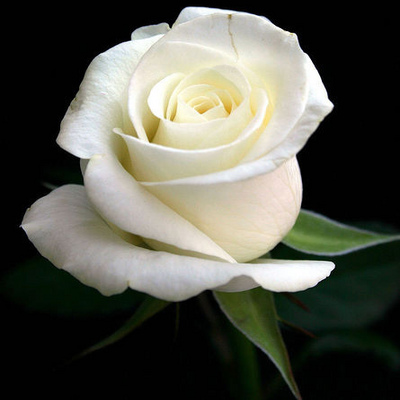
#> input picture OpenCV/rose.jpg, 400 x 400 px
$ python testing.py
#> lines starting #> are read from the running program, lines starting #| are printed output that depends on the picture
import cv2
import numpy as np
from matplotlib import pyplot as plt

img = cv2.imread('rose.jpg')
#> img is the input picture: shape (400, 400, 3); mean B, G, R 77, 87.1, 86.4
img_mpl = img[:,:,::-1] # image for use with matplotlib (abbreviated mpl)
# print img
img_gray = cv2.cvtColor(img,cv2.COLOR_BGR2GRAY)
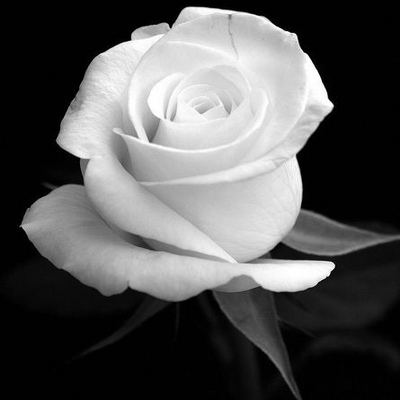
#> img_gray: shape (400, 400); min 0, max 255, mean 85.7
# print img_gray

plt.imshow(img_mpl, interpolation = 'bicubic')
# plt.imshow(img_mpl, cmap = 'gray', interpolation = 'bicubic')
plt.xticks([]), plt.yticks([])  # to hide tick values on X and Y axis
plt.show()

# [5 lines of commented-out code are left out]
